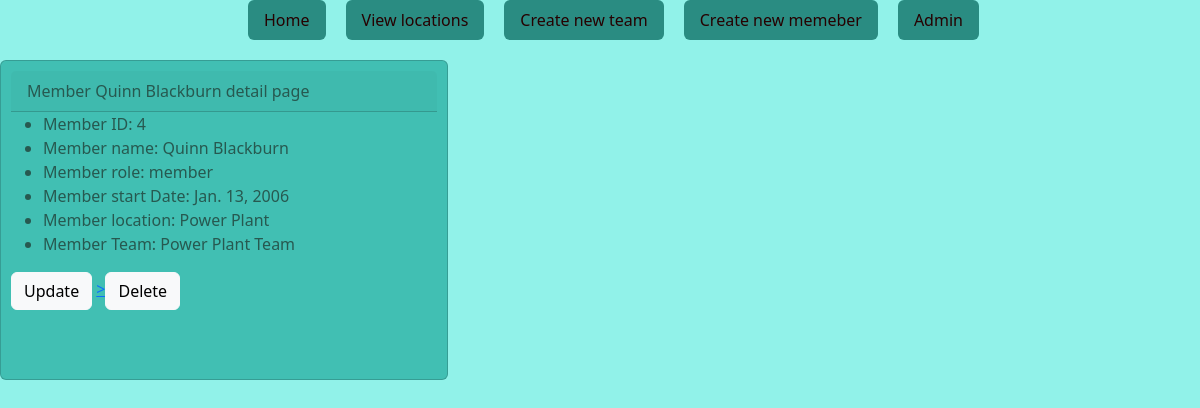
Screenshot of /member/detail/4 with the database file from the repository.
### member/models.py (models this page shows, shortened)
class Member(models.Model):
    name = models.CharField(max_length=30)
    role = models.CharField(max_length=10, default="member") # Allows for auto set
    startDate = models.DateField(default = date.today(), verbose_name="Start date")
    location = models.ForeignKey(Location, on_delete=models.CASCADE)
    team = models.ForeignKey(Team, on_delete=models.CASCADE)

### location/models.py (models this page shows)
class Location(models.Model):
    name = models.CharField(max_length=30)
    def __str__(self):
        return self.name

### team/models.py (models this page shows)
class Team(models.Model):
    name = models.CharField(max_length=30)
    location = models.ForeignKey(Location, on_delete=models.CASCADE)
    def __str__(self):
        return self.name

### member/views.py (the view)
# urls.py: path("detail/<int:id>", memberDetail, name="memberDetail"),
def memberDetail(request, id): # will have update and delete buttons
    member = get_object_or_404(Member, pk=id)
    return render(request, "member/member-detail.html", {"member": member})

### member/templates/member/member-detail.html
{% extends "base.html" %} {% block content%}
<div
  class="card text"
  style="padding: 10px; max-width: 28rem; height: 20rem; background-color: #41bfb3; color: #275950"
>
<div class="card-text">
  <div class="card-header">Member {{member.name}} detail page</h2></div>
    <ul>
      <li>
        Member ID: {{member.id}}
      </li>
      <li>
        Member name: {{member.name}}
      </li>
      <li>
        Member role: {{member.role}}
      </li>
      <li>
        Member start Date: {{member.startDate}}
      </li>
      <li>
        Member location: {{member.location}}
      </li>
      <li>
        Member Team: {{member.team}}
      </li>
    </ul>
      <a href="{% url 'memberUpdate' member.id %}"><button class="btn btn-light">Update</button></a>
      <a href="{% url 'memberDelete' member.id %}">><button class="btn btn-light">Delete</button></a>
  </div>
</div>
{% endblock %}

### rows the page displays
Member: name "Quinn Blackburn", id "4", role "member", startDate "Jan. 13, 2006", location "Power Plant", team "Power Plant Team"
